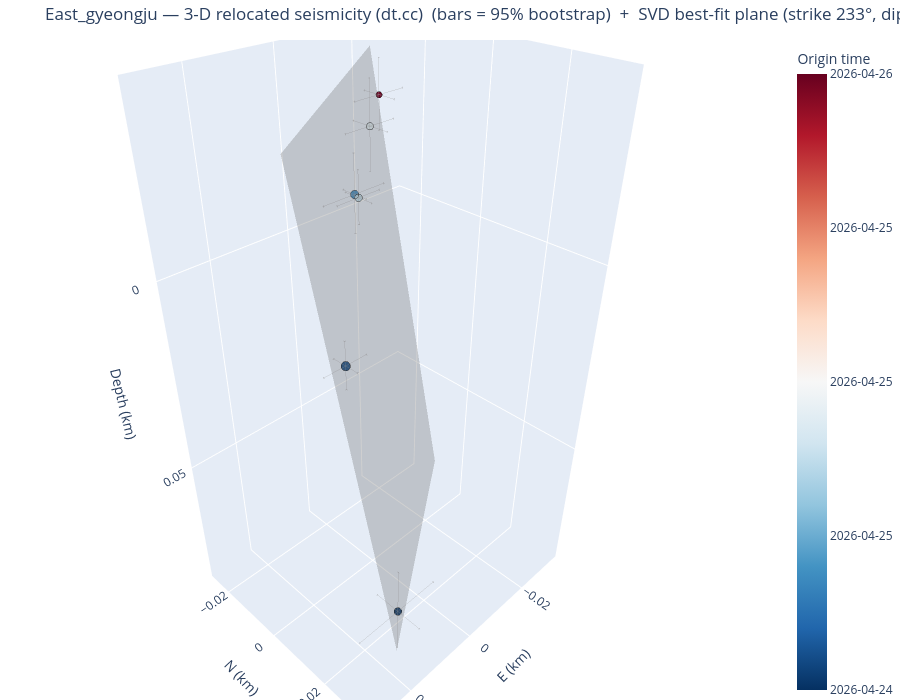

The notebook cell saved with this chart:
### Markdown cell above
## 6. Seismicity in 3-D (interactive)

`plot_3d_plane` returns an **interactive plotly** 3-D view of the dt.cc hypocentres (relative E–N–depth km,
coloured by origin time, sized by magnitude) with the SVD best-fit fault plane overlaid as a translucent
patch — rotate/zoom to judge planarity and dip. (Interactivity is live in a running notebook; committed
notebooks are output-stripped, and a static export needs the optional `kaleido` package.)

### Code cell
fig3d = viz.plot_3d_plane(cfg, VELMODEL, frame_from=FRAME_FROM, mech_select=MECH_SELECT)
try:                                  # optional static export (needs kaleido); harmless if absent
    fig3d.write_image(f"/tmp/{CLUSTER}_3d.png", scale=2)
except Exception as _e:
    print("(static export skipped — install kaleido for a PNG; the figure is interactive in a live notebook)")
fig3d                                 # <- interactive in JupyterLab: drag to rotate, scroll to zoom

### Figure 1 — Plotly figure (JSON) as saved in the notebook; plotly's stock layout.template omitted (floating-point values rounded to 4 significant figures)
{"data": [{"error_x": {"array": [0.01135, 0.0052, 0.007451, 0.005652, 0.007001, 0.006655], "color": "rgba(80,80,80,0.5)", "thickness": 0.8, "type": "data", "width": 2}, "error_y": {"array": [0.00705, 0.003551, 0.003355, 0.00415, 0.005702, 0.004702], "color": "rgba(80,80,80,0.5)", "thickness": 0.8, "type": "data", "width": 2}, "error_z": {"array": [0.0132, 0.005553, 0.008001, 0.005952, 0.01025, 0.007451], "color": "rgba(80,80,80,0.5)", "thickness": 0.8, "type": "data", "width": 2}, "marker": {"color": [20570.0, 20570.0, 20570.0, 20570.0, 20570.0, 20570.0], "colorbar": {"ticktext": ["2026-04-24", "2026-04-25", "2026-04-25", "2026-04-25", "2026-04-26"], "tickvals": [20570.0, 20570.0, 20570.0, 20570.0, 20570.0], "title": {"text": "Origin time"}}, "colorscale": [[0, "rgb(5,48,97)"], [0.1, "rgb(33,102,172)"], [0.2, "rgb(67,147,195)"], [0.3, "rgb(146,197,222)"], [0.4, "rgb(209,229,240)"], [0.5, "rgb(247,247,247)"], [0.6, "rgb(253,219,199)"], [0.7, "rgb(244,165,130)"], [0.8, "rgb(214,96,77)"], [0.9, "rgb(178,24,43)"], [1, "rgb(103,0,31)"]], "line": {"color": "black", "width": 0.5}, "opacity": 0.95, "size": [8.8, 10.8, 9.6, 8.8, 8.4, 7.2]}, "mode": "markers", "name": "Hypocentres", "text": ["200000  M1.2", "200002  M1.7", "200003  M1.4", "200004  M1.2", "200005  M1.1", "200006  M0.8"], "type": "scatter3d", "x": [0.016, 0.0181, 0.0045, -0.0037, -0.0183, -0.0166], "y": [0.02728, 0.01408, 0.001483, -0.007217, -0.02032, -0.01532], "z": [0.07127, 0.008467, -0.01803, -0.01233, -0.02063, -0.02873]}, {"color": "gray", "hoverinfo": "name", "i": [0, 0], "j": [1, 3], "k": [3, 2], "name": "SVD best-fit plane 233/81", "opacity": 0.3, "showscale": false, "type": "mesh3d", "x": [0.0192, 0.0303, -0.03251, -0.02141], "y": [0.0305, 0.01603, -0.009178, -0.02365], "z": [0.07935, -0.03633, 0.07935, -0.03633]}], "layout": {"height": 700, "margin": {"b": 0, "l": 0, "r": 0, "t": 40}, "scene": {"aspectmode": "data", "xaxis": {"title": {"text": "E (km)"}}, "yaxis": {"title": {"text": "N (km)"}}, "zaxis": {"autorange": "reversed", "title": {"text": "Depth (km)"}}}, "title": {"text": "East_gyeongju — 3-D relocated seismicity (dt.cc)  (bars = 95% bootstrap)  +  SVD best-fit plane (strike 233°, dip 81°)"}}}
